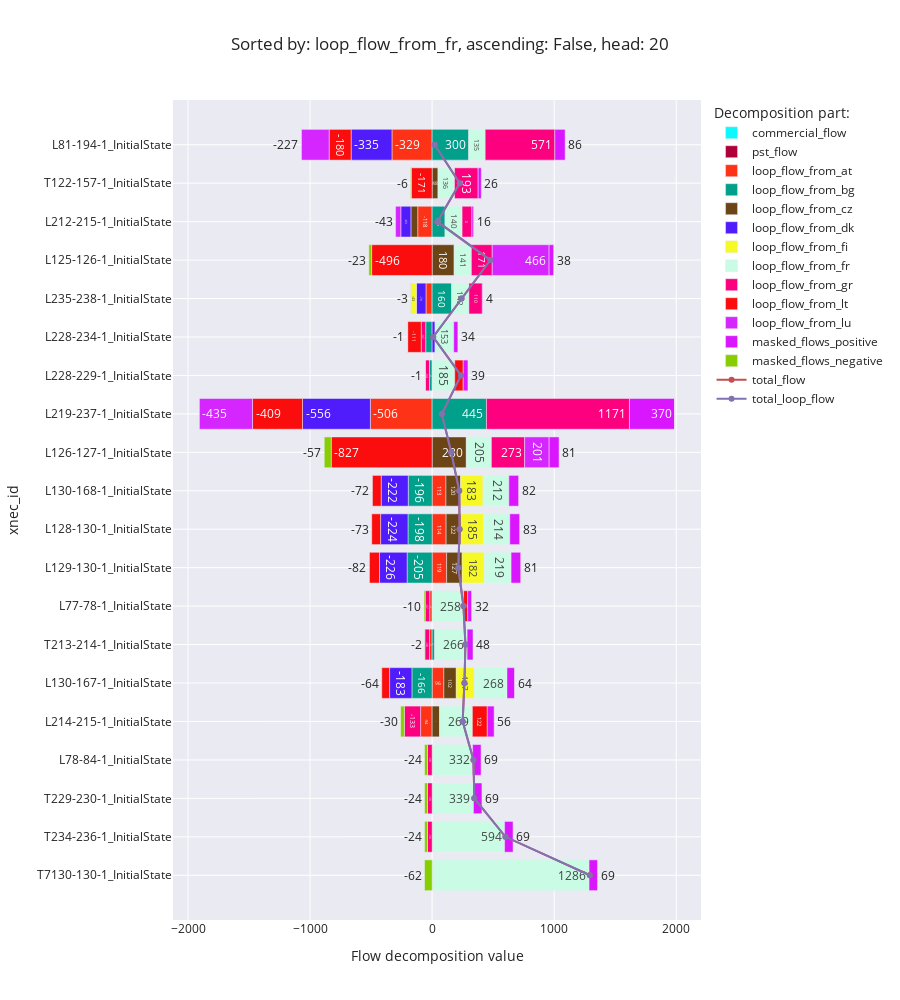

The notebook cell this image was saved under:
### Code cell
flow_decomposition_bar_chart(f'loop_flow_from_{random.Random(42).choice(list(countries)).alpha_2.lower()}')

### Figure 1 — Plotly figure (JSON) as saved in the notebook; plotly's stock layout.template omitted (floating-point values rounded to 4 significant figures)
{"data": [{"alignmentgroup": "True", "hovertemplate": "Decomposition part:=commercial_flow<br>Flow decomposition value=%{x}<br>xnec_id=%{y}<extra></extra>", "legendgroup": "commercial_flow", "marker": {"color": "#0DF9FF", "pattern": {"shape": ""}}, "name": "commercial_flow", "offsetgroup": "commercial_flow", "orientation": "h", "showlegend": true, "textposition": "auto", "texttemplate": "%{x:.0f}", "type": "bar", "x": [null, null, null, null, null, null, null, null, null, null, null, null, null, null, null, null, null, null, null, null], "xaxis": "x", "y": ["T7130-130-1_InitialState", "T234-236-1_InitialState", "T229-230-1_InitialState", "L78-84-1_InitialState", "L214-215-1_InitialState", "L130-167-1_InitialState", "T213-214-1_InitialState", "L77-78-1_InitialState", "L129-130-1_InitialState", "L128-130-1_InitialState", "L130-168-1_InitialState", "L126-127-1_InitialState", "L219-237-1_InitialState", "L228-229-1_InitialState", "L228-234-1_InitialState", "L235-238-1_InitialState", "L125-126-1_InitialState", "L212-215-1_InitialState", "T122-157-1_InitialState", "L81-194-1_InitialState"], "yaxis": "y"}, {"alignmentgroup": "True", "hovertemplate": "Decomposition part:=pst_flow<br>Flow decomposition value=%{x}<br>xnec_id=%{y}<extra></extra>", "legendgroup": "pst_flow", "marker": {"color": "#AF0038", "pattern": {"shape": ""}}, "name": "pst_flow", "offsetgroup": "pst_flow", "orientation": "h", "showlegend": true, "textposition": "auto", "texttemplate": "%{x:.0f}", "type": "bar", "x": [null, null, null, null, null, null, null, null, null, null, null, null, null, null, null, null, null, null, null, null], "xaxis": "x", "y": ["T7130-130-1_InitialState", "T234-236-1_InitialState", "T229-230-1_InitialState", "L78-84-1_InitialState", "L214-215-1_InitialState", "L130-167-1_InitialState", "T213-214-1_InitialState", "L77-78-1_InitialState", "L129-130-1_InitialState", "L128-130-1_InitialState", "L130-168-1_InitialState", "L126-127-1_InitialState", "L219-237-1_InitialState", "L228-229-1_InitialState", "L228-234-1_InitialState", "L235-238-1_InitialState", "L125-126-1_InitialState", "L212-215-1_InitialState", "T122-157-1_InitialState", "L81-194-1_InitialState"], "yaxis": "y"}, {"alignmentgroup": "True", "hovertemplate": "Decomposition part:=loop_flow_from_at<br>Flow decomposition value=%{x}<br>xnec_id=%{y}<extra></extra>", "legendgroup": "loop_flow_from_at", "marker": {"color": "#FD3216", "pattern": {"shape": ""}}, "name": "loop_flow_from_at", "offsetgroup": "loop_flow_from_at", "orientation": "h", "showlegend": true, "textposition": "auto", "texttemplate": "%{x:.0f}", "type": "bar", "x": [null, null, null, null, -94.49, 95.85, -21.61, -19.86, 118.7, 114.4, 113.1, null, -506.1, null, null, -50.55, null, -118.1, null, -329.2], "xaxis": "x", "y": ["T7130-130-1_InitialState", "T234-236-1_InitialState", "T229-230-1_InitialState", "L78-84-1_InitialState", "L214-215-1_InitialState", "L130-167-1_InitialState", "T213-214-1_InitialState", "L77-78-1_InitialState", "L129-130-1_InitialState", "L128-130-1_InitialState", "L130-168-1_InitialState", "L126-127-1_InitialState", "L219-237-1_InitialState", "L228-229-1_InitialState", "L228-234-1_InitialState", "L235-238-1_InitialState", "L125-126-1_InitialState", "L212-215-1_InitialState", "T122-157-1_InitialState", "L81-194-1_InitialState"], "yaxis": "y"}, {"alignmentgroup": "True", "hovertemplate": "Decomposition part:=loop_flow_from_bg<br>Flow decomposition value=%{x}<br>xnec_id=%{y}<extra></extra>", "legendgroup": "loop_flow_from_bg", "marker": {"color": "#00A08B", "pattern": {"shape": ""}}, "name": "loop_flow_from_bg", "offsetgroup": "loop_flow_from_bg", "orientation": "h", "showlegend": true, "textposition": "auto", "texttemplate": "%{x:.0f}", "type": "bar", "x": [null, null, null, null, null, -165.6, 20.98, null, -204.9, -197.9, -195.6, null, 445.2, -21.89, -52.6, 159.9, null, 105.6, null, 299.8], "xaxis": "x", "y": ["T7130-130-1_InitialState", "T234-236-1_InitialState", "T229-230-1_InitialState", "L78-84-1_InitialState", "L214-215-1_InitialState", "L130-167-1_InitialState", "T213-214-1_InitialState", "L77-78-1_InitialState", "L129-130-1_InitialState", "L128-130-1_InitialState", "L130-168-1_InitialState", "L126-127-1_InitialState", "L219-237-1_InitialState", "L228-229-1_InitialState", "L228-234-1_InitialState", "L235-238-1_InitialState", "L125-126-1_InitialState", "L212-215-1_InitialState", "T122-157-1_InitialState", "L81-194-1_InitialState"], "yaxis": "y"}, {"alignmentgroup": "True", "hovertemplate": "Decomposition part:=loop_flow_from_cz<br>Flow decomposition value=%{x}<br>xnec_id=%{y}<extra></extra>", "legendgroup": "loop_flow_from_cz", "marker": {"color": "#6C4516", "pattern": {"shape": ""}}, "name": "loop_flow_from_cz", "offsetgroup": "loop_flow_from_cz", "orientation": "h", "showlegend": true, "textposition": "auto", "texttemplate": "%{x:.0f}", "type": "bar", "x": [null, null, null, null, 61.0, 102.0, null, null, 127.3, 121.9, 120.4, 280.2, null, null, null, null, 180.4, -55.82, 47.95, null], "xaxis": "x", "y": ["T7130-130-1_InitialState", "T234-236-1_InitialState", "T229-230-1_InitialState", "L78-84-1_InitialState", "L214-215-1_InitialState", "L130-167-1_InitialState", "T213-214-1_InitialState", "L77-78-1_InitialState", "L129-130-1_InitialState", "L128-130-1_InitialState", "L130-168-1_InitialState", "L126-127-1_InitialState", "L219-237-1_InitialState", "L228-229-1_InitialState", "L228-234-1_InitialState", "L235-238-1_InitialState", "L125-126-1_InitialState", "L212-215-1_InitialState", "T122-157-1_InitialState", "L81-194-1_InitialState"], "yaxis": "y"}, {"alignmentgroup": "True", "hovertemplate": "Decomposition part:=loop_flow_from_dk<br>Flow decomposition value=%{x}<br>xnec_id=%{y}<extra></extra>", "legendgroup": "loop_flow_from_dk", "marker": {"color": "#511CFB", "pattern": {"shape": ""}}, "name": "loop_flow_from_dk", "offsetgroup": "loop_flow_from_dk", "orientation": "h", "showlegend": true, "textposition": "auto", "texttemplate": "%{x:.0f}", "type": "bar", "x": [null, null, null, null, null, -183.0, null, null, -226.2, -224.3, -221.7, null, -556.0, null, 24.19, -78.51, null, -82.71, null, -334.5], "xaxis": "x", "y": ["T7130-130-1_InitialState", "T234-236-1_InitialState", "T229-230-1_InitialState", "L78-84-1_InitialState", "L214-215-1_InitialState", "L130-167-1_InitialState", "T213-214-1_InitialState", "L77-78-1_InitialState", "L129-130-1_InitialState", "L128-130-1_InitialState", "L130-168-1_InitialState", "L126-127-1_InitialState", "L219-237-1_InitialState", "L228-229-1_InitialState", "L228-234-1_InitialState", "L235-238-1_InitialState", "L125-126-1_InitialState", "L212-215-1_InitialState", "T122-157-1_InitialState", "L81-194-1_InitialState"], "yaxis": "y"}, {"alignmentgroup": "True", "hovertemplate": "Decomposition part:=loop_flow_from_fi<br>Flow decomposition value=%{x}<br>xnec_id=%{y}<extra></extra>", "legendgroup": "loop_flow_from_fi", "marker": {"color": "#F6F926", "pattern": {"shape": ""}}, "name": "loop_flow_from_fi", "offsetgroup": "loop_flow_from_fi", "orientation": "h", "showlegend": true, "textposition": "auto", "texttemplate": "%{x:.0f}", "type": "bar", "x": [null, null, null, null, null, 146.9, null, null, 181.7, 185.4, 183.2, null, null, null, null, -42.66, null, null, null, null], "xaxis": "x", "y": ["T7130-130-1_InitialState", "T234-236-1_InitialState", "T229-230-1_InitialState", "L78-84-1_InitialState", "L214-215-1_InitialState", "L130-167-1_InitialState", "T213-214-1_InitialState", "L77-78-1_InitialState", "L129-130-1_InitialState", "L128-130-1_InitialState", "L130-168-1_InitialState", "L126-127-1_InitialState", "L219-237-1_InitialState", "L228-229-1_InitialState", "L228-234-1_InitialState", "L235-238-1_InitialState", "L125-126-1_InitialState", "L212-215-1_InitialState", "T122-157-1_InitialState", "L81-194-1_InitialState"], "yaxis": "y"}, {"alignmentgroup": "True", "hovertemplate": "Decomposition part:=loop_flow_from_fr<br>Flow decomposition value=%{x}<br>xnec_id=%{y}<extra></extra>", "legendgroup": "loop_flow_from_fr", "marker": {"color": "#C9FBE5", "pattern": {"shape": ""}}, "name": "loop_flow_from_fr", "offsetgroup": "loop_flow_from_fr", "orientation": "h", "showlegend": true, "textposition": "auto", "texttemplate": "%{x:.0f}", "type": "bar", "x": [1286.0, 593.6, 338.6, 331.6, 268.6, 268.3, 265.6, 257.8, 219.0, 214.5, 211.9, 205.3, null, 185.2, 152.6, 141.7, 140.9, 139.7, 135.8, 134.7], "xaxis": "x", "y": ["T7130-130-1_InitialState", "T234-236-1_InitialState", "T229-230-1_InitialState", "L78-84-1_InitialState", "L214-215-1_InitialState", "L130-167-1_InitialState", "T213-214-1_InitialState", "L77-78-1_InitialState", "L129-130-1_InitialState", "L128-130-1_InitialState", "L130-168-1_InitialState", "L126-127-1_InitialState", "L219-237-1_InitialState", "L228-229-1_InitialState", "L228-234-1_InitialState", "L235-238-1_InitialState", "L125-126-1_InitialState", "L212-215-1_InitialState", "T122-157-1_InitialState", "L81-194-1_InitialState"], "yaxis": "y"}, {"alignmentgroup": "True", "hovertemplate": "Decomposition part:=loop_flow_from_gr<br>Flow decomposition value=%{x}<br>xnec_id=%{y}<extra></extra>", "legendgroup": "loop_flow_from_gr", "marker": {"color": "#FC0080", "pattern": {"shape": ""}}, "name": "loop_flow_from_gr", "offsetgroup": "loop_flow_from_gr", "orientation": "h", "showlegend": true, "textposition": "auto", "texttemplate": "%{x:.0f}", "type": "bar", "x": [null, -38.26, -38.26, -38.26, -133.3, null, -38.26, -37.21, null, null, null, 272.7, 1171.0, -34.01, -36.56, 109.6, 170.9, 80.89, 193.2, 570.7], "xaxis": "x", "y": ["T7130-130-1_InitialState", "T234-236-1_InitialState", "T229-230-1_InitialState", "L78-84-1_InitialState", "L214-215-1_InitialState", "L130-167-1_InitialState", "T213-214-1_InitialState", "L77-78-1_InitialState", "L129-130-1_InitialState", "L128-130-1_InitialState", "L130-168-1_InitialState", "L126-127-1_InitialState", "L219-237-1_InitialState", "L228-229-1_InitialState", "L228-234-1_InitialState", "L235-238-1_InitialState", "L125-126-1_InitialState", "L212-215-1_InitialState", "T122-157-1_InitialState", "L81-194-1_InitialState"], "yaxis": "y"}, {"alignmentgroup": "True", "hovertemplate": "Decomposition part:=loop_flow_from_lt<br>Flow decomposition value=%{x}<br>xnec_id=%{y}<extra></extra>", "legendgroup": "loop_flow_from_lt", "marker": {"color": "#FB0D0D", "pattern": {"shape": ""}}, "name": "loop_flow_from_lt", "offsetgroup": "loop_flow_from_lt", "orientation": "h", "showlegend": true, "textposition": "auto", "texttemplate": "%{x:.0f}", "type": "bar", "x": [null, null, null, null, 122.3, -64.03, null, 33.2, -82.39, -72.72, -71.86, -826.8, -409.5, 69.46, -111.4, null, -495.8, null, -170.8, -180.2], "xaxis": "x", "y": ["T7130-130-1_InitialState", "T234-236-1_InitialState", "T229-230-1_InitialState", "L78-84-1_InitialState", "L214-215-1_InitialState", "L130-167-1_InitialState", "T213-214-1_InitialState", "L77-78-1_InitialState", "L129-130-1_InitialState", "L128-130-1_InitialState", "L130-168-1_InitialState", "L126-127-1_InitialState", "L219-237-1_InitialState", "L228-229-1_InitialState", "L228-234-1_InitialState", "L235-238-1_InitialState", "L125-126-1_InitialState", "L212-215-1_InitialState", "T122-157-1_InitialState", "L81-194-1_InitialState"], "yaxis": "y"}, {"alignmentgroup": "True", "hovertemplate": "Decomposition part:=loop_flow_from_lu<br>Flow decomposition value=%{x}<br>xnec_id=%{y}<extra></extra>", "legendgroup": "loop_flow_from_lu", "marker": {"color": "#D626FF", "pattern": {"shape": ""}}, "name": "loop_flow_from_lu", "offsetgroup": "loop_flow_from_lu", "orientation": "h", "showlegend": true, "textposition": "auto", "texttemplate": "%{x:.0f}", "type": "bar", "x": [null, null, null, null, null, null, null, null, null, null, null, 200.7, -435.2, null, null, null, 465.7, -42.95, null, -226.6], "xaxis": "x", "y": ["T7130-130-1_InitialState", "T234-236-1_InitialState", "T229-230-1_InitialState", "L78-84-1_InitialState", "L214-215-1_InitialState", "L130-167-1_InitialState", "T213-214-1_InitialState", "L77-78-1_InitialState", "L129-130-1_InitialState", "L128-130-1_InitialState", "L130-168-1_InitialState", "L126-127-1_InitialState", "L219-237-1_InitialState", "L228-229-1_InitialState", "L228-234-1_InitialState", "L235-238-1_InitialState", "L125-126-1_InitialState", "L212-215-1_InitialState", "T122-157-1_InitialState", "L81-194-1_InitialState"], "yaxis": "y"}, {"alignmentgroup": "True", "hovertemplate": "Decomposition part:=masked_flows_positive<br>Flow decomposition value=%{x}<br>xnec_id=%{y}<extra></extra>", "legendgroup": "masked_flows_positive", "marker": {"color": "#DA16FF", "pattern": {"shape": ""}}, "name": "masked_flows_positive", "offsetgroup": "masked_flows_positive", "orientation": "h", "showlegend": true, "textposition": "auto", "texttemplate": "%{x:.0f}", "type": "bar", "x": [69.47, 69.47, 69.47, 69.47, 56.19, 64.13, 48.49, 32.26, 81.3, 83.42, 82.43, 81.09, 369.8, 38.82, 34.04, 4.141, 37.74, 16.2, 25.81, 86.34], "xaxis": "x", "y": ["T7130-130-1_InitialState", "T234-236-1_InitialState", "T229-230-1_InitialState", "L78-84-1_InitialState", "L214-215-1_InitialState", "L130-167-1_InitialState", "T213-214-1_InitialState", "L77-78-1_InitialState", "L129-130-1_InitialState", "L128-130-1_InitialState", "L130-168-1_InitialState", "L126-127-1_InitialState", "L219-237-1_InitialState", "L228-229-1_InitialState", "L228-234-1_InitialState", "L235-238-1_InitialState", "L125-126-1_InitialState", "L212-215-1_InitialState", "T122-157-1_InitialState", "L81-194-1_InitialState"], "yaxis": "y"}, {"alignmentgroup": "True", "hovertemplate": "Decomposition part:=masked_flows_negative<br>Flow decomposition value=%{x}<br>xnec_id=%{y}<extra></extra>", "legendgroup": "masked_flows_negative", "marker": {"color": "#86CE00", "pattern": {"shape": ""}}, "name": "masked_flows_negative", "offsetgroup": "masked_flows_negative", "orientation": "h", "showlegend": true, "textposition": "auto", "texttemplate": "%{x:.0f}", "type": "bar", "x": [-62.31, -24.05, -24.05, -24.05, -30.23, 0, -2.443, -9.595, 0, 0, 0, -56.96, 0, -0.8372, -1.376, -3.094, -22.67, 0, -6.101, 0], "xaxis": "x", "y": ["T7130-130-1_InitialState", "T234-236-1_InitialState", "T229-230-1_InitialState", "L78-84-1_InitialState", "L214-215-1_InitialState", "L130-167-1_InitialState", "T213-214-1_InitialState", "L77-78-1_InitialState", "L129-130-1_InitialState", "L128-130-1_InitialState", "L130-168-1_InitialState", "L126-127-1_InitialState", "L219-237-1_InitialState", "L228-229-1_InitialState", "L228-234-1_InitialState", "L235-238-1_InitialState", "L125-126-1_InitialState", "L212-215-1_InitialState", "T122-157-1_InitialState", "L81-194-1_InitialState"], "yaxis": "y"}, {"mode": "lines+markers", "name": "total_flow", "type": "scatter", "x": [1293.0, 600.7, 345.7, 338.7, 250.1, 264.5, 272.7, 256.6, 214.5, 224.6, 222.0, 156.1, 79.68, 236.7, 8.822, 240.5, 477.3, 42.81, 225.9, 21.08], "y": ["T7130-130-1_InitialState", "T234-236-1_InitialState", "T229-230-1_InitialState", "L78-84-1_InitialState", "L214-215-1_InitialState", "L130-167-1_InitialState", "T213-214-1_InitialState", "L77-78-1_InitialState", "L129-130-1_InitialState", "L128-130-1_InitialState", "L130-168-1_InitialState", "L126-127-1_InitialState", "L219-237-1_InitialState", "L228-229-1_InitialState", "L228-234-1_InitialState", "L235-238-1_InitialState", "L125-126-1_InitialState", "L212-215-1_InitialState", "T122-157-1_InitialState", "L81-194-1_InitialState"]}, {"mode": "lines+markers", "name": "total_loop_flow", "type": "scatter", "x": [1293.0, 600.7, 345.7, 338.7, 250.1, 264.5, 272.7, 256.6, 214.5, 224.6, 222.0, 156.1, 79.68, 236.7, 8.822, 240.5, 477.3, 42.81, 225.9, 21.08], "y": ["T7130-130-1_InitialState", "T234-236-1_InitialState", "T229-230-1_InitialState", "L78-84-1_InitialState", "L214-215-1_InitialState", "L130-167-1_InitialState", "T213-214-1_InitialState", "L77-78-1_InitialState", "L129-130-1_InitialState", "L128-130-1_InitialState", "L130-168-1_InitialState", "L126-127-1_InitialState", "L219-237-1_InitialState", "L228-229-1_InitialState", "L228-234-1_InitialState", "L235-238-1_InitialState", "L125-126-1_InitialState", "L212-215-1_InitialState", "T122-157-1_InitialState", "L81-194-1_InitialState"]}], "layout": {"barmode": "relative", "height": 1000, "legend": {"title": {"text": "Decomposition part:"}, "tracegroupgap": 0}, "title": {"text": "Sorted by: loop_flow_from_fr, ascending: False, head: 20"}, "xaxis": {"anchor": "y", "domain": [0, 1], "title": {"text": "Flow decomposition value"}}, "yaxis": {"anchor": "x", "domain": [0, 1], "title": {"text": "xnec_id"}}}}
